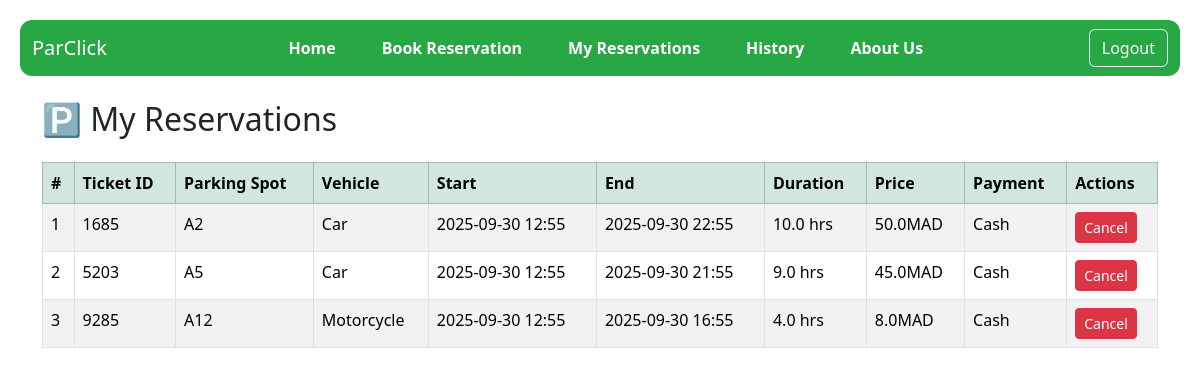
Page /client/reservations/ (signed in) on the committed database.
### client_app/models.py (models this page shows, shortened)
class Reservation(models.Model):
    VEHICLE_TYPES = [
        ('car', 'Car'),
        ('motorcycle', 'Motorcycle')
    ]
    PAYMENT_TYPES = [
        ('cash', 'Cash'),
        ('credit_card', 'Credit Card')
    ]
    ticket_id = models.PositiveIntegerField(unique=True, blank=True, null=True)
    client = models.ForeignKey(settings.AUTH_USER_MODEL, on_delete=models.CASCADE)
    place = models.ForeignKey(ParkingPlace, on_delete=models.CASCADE)
    vehicule_type = models.CharField(max_length=10, choices=VEHICLE_TYPES)
    start_time = models.DateTimeField()
    end_time = models.DateTimeField()
    duration = models.FloatField(null=True, blank=True)  # in hours
    price = models.FloatField(default=0)
    payment_type = models.CharField(max_length=20, choices=PAYMENT_TYPES, null=True, blank=True)
    qr_code = models.ImageField(upload_to='qr_codes/', blank=True)

class ParkingPlace(models.Model):
    number = models.CharField(max_length=5, unique=True)
    is_available = models.BooleanField(default=True)

### client_app/views.py (the view)
# urls.py: path('reservations/', views.my_reservations, name='my_reservations'),
@login_required
def my_reservations(request):
    reservations = Reservation.objects.filter(client=request.user).order_by('-start_time')
    return render(request, 'client_app/my_reservations.html', {'reservations': reservations})

### client_app/templates/client_app/my_reservations.html (shortened to what this page needs)
{% extends 'client_app/base_client.html' %}
{% block content %}
<div class="container mt-4">
    <h2 class="mb-4">🅿️ My Reservations</h2>
    {% if reservations %}
    <table class="table table-striped table-bordered">
        <thead class="table-success">
            <tr>
                <th>#</th>
                <th>Ticket ID</th>
                <th>Parking Spot</th>
                <th>Vehicle</th>
                <th>Start</th>
                <th>End</th>
                <th>Duration</th>
                <th>Price</th>
                <th>Payment</th>
                <th>Actions</th>
            </tr>
        </thead>
        <tbody>
            {% for r in reservations %}
            <tr>
                <td>{{ forloop.counter }}</td>
                <td>{{ r.ticket_id }}</td>
                <td>{{ r.place.number }}</td>
                <td>{{ r.get_vehicule_type_display }}</td>
                <td>{{ r.start_time|date:"Y-m-d H:i" }}</td>
                <td>{{ r.end_time|date:"Y-m-d H:i" }}</td>
                <td>{{ r.duration }} hrs</td>
                <td>{{ r.price }}MAD</td>
                <td>{{ r.get_payment_type_display }}</td>
                <td>
                    <a class="btn btn-danger btn-sm" href="{% url 'cancel_reservation' r.id %}"
                        onclick="return confirm('Are you sure you want to cancel this reservation?');">Cancel</a>
                </td>
            </tr>
            {% endfor %}
        </tbody>
    </table>
    {% else %}
    <p class="alert alert-info">No reservations found.</p>
    {% endif %}
</div>
{% endblock %}

### client_app/templates/client_app/base_client.html (style rules this page uses)
body { padding: 20px; }

### rows in the picture
Reservation: ticket_id "1685", place.number "A2", vehicule_type "Car", start_time "2025-09-30 12:55", end_time "2025-09-30 22:55", duration "10.0", price "50.0", payment_type "Cash"
Reservation: ticket_id "5203", place.number "A5", vehicule_type "Car", start_time "2025-09-30 12:55", end_time "2025-09-30 21:55", duration "9.0", price "45.0", payment_type "Cash"
Reservation: ticket_id "9285", place.number "A12", vehicule_type "Motorcycle", start_time "2025-09-30 12:55", end_time "2025-09-30 16:55", duration "4.0", price "8.0", payment_type "Cash"
